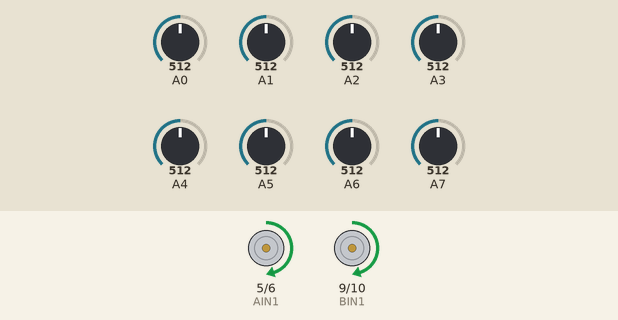
Bench run of a sketch on a simulated Arduino Nano, built with avr-gcc and run on an emulated ATmega328P. On the bench: motor-driver pin pairs drawn as motors (green arrow = first pin HIGH = forward, orange = second pin HIGH = backward, longer = more drive). The test bench sets the inputs (shaded band); at power-on: A0 = 512, A1 = 512, A6 = 512, A2 = 512, A3 = 512, A4 = 512, A5 = 512, A7 = 512. What the sketch prints to the serial monitor is not drawn.

Above: at 6.2 s.
6.3 s: A0 set to 716
At 6.71 s:
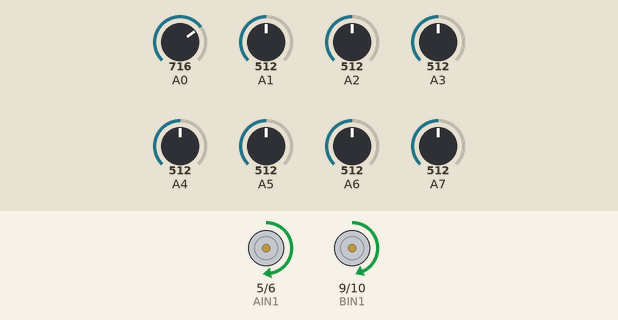
9.3 s: A1 set to 716
12.3 s: A6 set to 803
15.3 s: A6 set to 831
18.3 s: A0 set to 811
At 18.69 s:
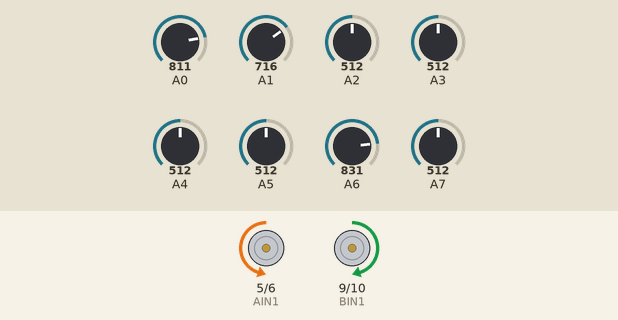
21.3 s: A0 set to 828
At 21.53 s:
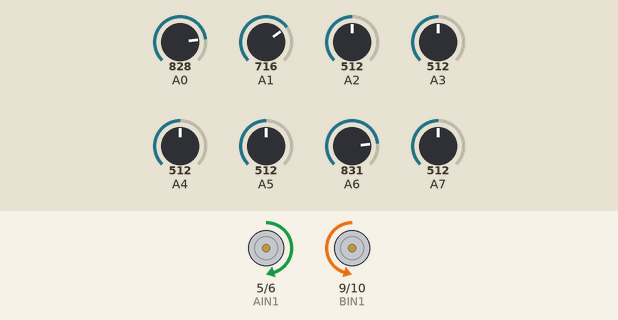
Timing chart, 0 to 24.3 s (numbered marks = the images above; inputs shaded):
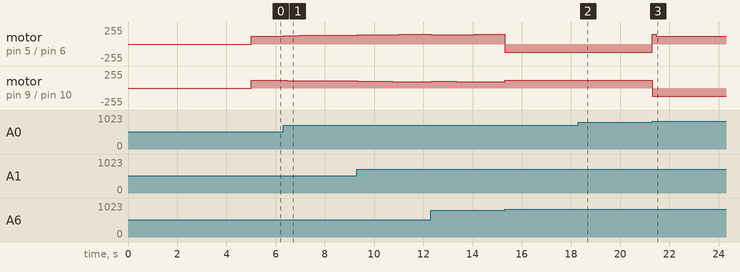

The sketch:

cizgi_izleyen_son_kodlar_test1.ino
```cpp
#include <QTRSensors.h>

#define AIN1 5
#define AIN2 6
#define BIN1 9
#define BIN2 10

QTRSensors qtr;
const uint8_t sensorCount = 8;
uint16_t sensorValues[sensorCount];

float Kp = 0.04;
float Ki = 0.0001;
float Kd = 0.5;
float lastError = 0, integral = 0;

int baseSpeed = 120;
int turnSpeedFast = 180; // Keskin dönüş
int turnSpeedSlow = 120; // Hafif dönüş

void setup()
{
    Serial.begin(9600);
    pinMode(AIN1, OUTPUT);
    pinMode(AIN2, OUTPUT);
    pinMode(BIN1, OUTPUT);
    pinMode(BIN2, OUTPUT);

    qtr.setTypeAnalog();
    qtr.setSensorPins((const uint8_t[]){A0, A1, A2, A3, A4, A5, A6, A7}, sensorCount);
    qtr.setEmitterPin(2);

    delay(500);
    Serial.println("Sensör Kalibrasyonu Başlıyor...");
    for (int i = 0; i < 100; i++)
    {
        qtr.calibrate();
        delay(20);
    }
    Serial.println("Kalibrasyon Tamamlandı!");
}

void loop()
{
    qtr.read(sensorValues);
    int position = qtr.readLineBlack(sensorValues);
    int error = position - 3500;

    // Keskin dönüş kontrolü (tüm sol veya sağ sensörler siyah)
    if(sensorValues[0] > 800 && sensorValues[1] > 800 && sensorValues[2] > 800 && sensorValues[3] > 800)
    {
        turnRight(true); // hızlı dönüş
        return;
    }
    if(sensorValues[4] > 800 && sensorValues[5] > 800 && sensorValues[6] > 800 && sensorValues[7] > 800)
    {
        turnLeft(true); // hızlı dönüş
        return;
    }

    // Hafif dönüş kontrolü (köşe sensörleri siyah)
    if(sensorValues[0] > 800 || sensorValues[1] > 800) { turnRight(false); return; }
    if(sensorValues[6] > 800 || sensorValues[7] > 800) { turnLeft(false); return; }

    // PID Hesaplama
    integral += error;
    float derivative = error - lastError;
    float correction = (Kp * error) + (Ki * integral) + (Kd * derivative);
    lastError = error;

    int leftSpeed = baseSpeed + correction;
    int rightSpeed = baseSpeed - correction;

    leftSpeed = constrain(leftSpeed, 0, 255);
    rightSpeed = constrain(rightSpeed, 0, 255);

    setMotorSpeed(leftSpeed, rightSpeed);
}

// Dönüş fonksiyonları
void turnLeft(bool fast)
{
    int speed = fast ? turnSpeedFast : turnSpeedSlow;
    analogWrite(AIN1, 0);
    analogWrite(AIN2, speed);
    analogWrite(BIN1, speed);
    analogWrite(BIN2, 0);
    delay(fast ? 300 : 150);
    stopMotors();
}

void turnRight(bool fast)
{
    int speed = fast ? turnSpeedFast : turnSpeedSlow;
    analogWrite(AIN1, speed);
    analogWrite(AIN2, 0);
    analogWrite(BIN1, 0);
    analogWrite(BIN2, speed);
    delay(fast ? 300 : 150);
    stopMotors();
}

void setMotorSpeed(int leftSpeed, int rightSpeed)
{
    analogWrite(AIN1, rightSpeed);
    analogWrite(AIN2, 0);
    analogWrite(BIN1, leftSpeed);
    analogWrite(BIN2, 0);
}

void stopMotors()
{
    analogWrite(AIN1, 0);
    analogWrite(AIN2, 0);
    analogWrite(BIN1, 0);
    analogWrite(BIN2, 0);
}
```

Measured:
- the behaviour switches between 819 and 820 on A0 (found by bisection; images 2 and 3)
- after the input at 6.3 s, motor on pin 5 (AIN1) / pin 6 (AIN2): moves from forward 120/255 to forward 132/255 over 2.6 s, starting at once; motor on pin 9 (BIN1) / pin 10 (BIN2): moves from forward 120/255 to forward 107/255 over 2.6 s, starting at once
- after the input at 18.3 s, motor on pin 5 (AIN1) / pin 6 (AIN2): stays backward 120/255 (without the input it goes to stopped after 3.0 s); motor on pin 9 (BIN1) / pin 10 (BIN2): stays forward 120/255 (without the input it goes to stopped after 3.0 s)
- after the input at 21.3 s, motor on pin 5 (AIN1) / pin 6 (AIN2): backward 120/255 → forward 144/255 at once, → forward 120/255 0.16 s later; motor on pin 9 (BIN1) / pin 10 (BIN2): forward 120/255 → backward 120/255 at once
